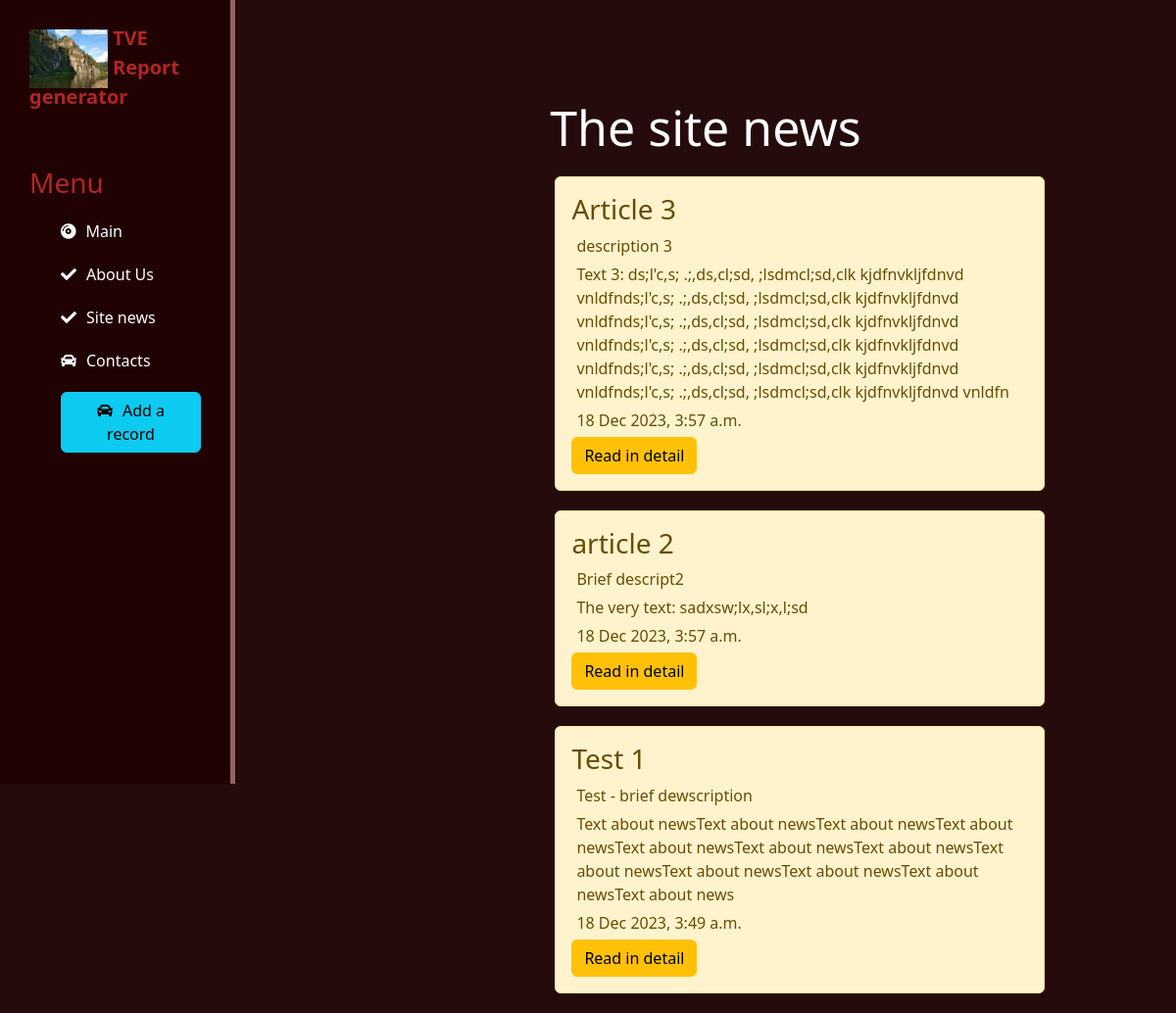
Before: /news/ with the older database file.
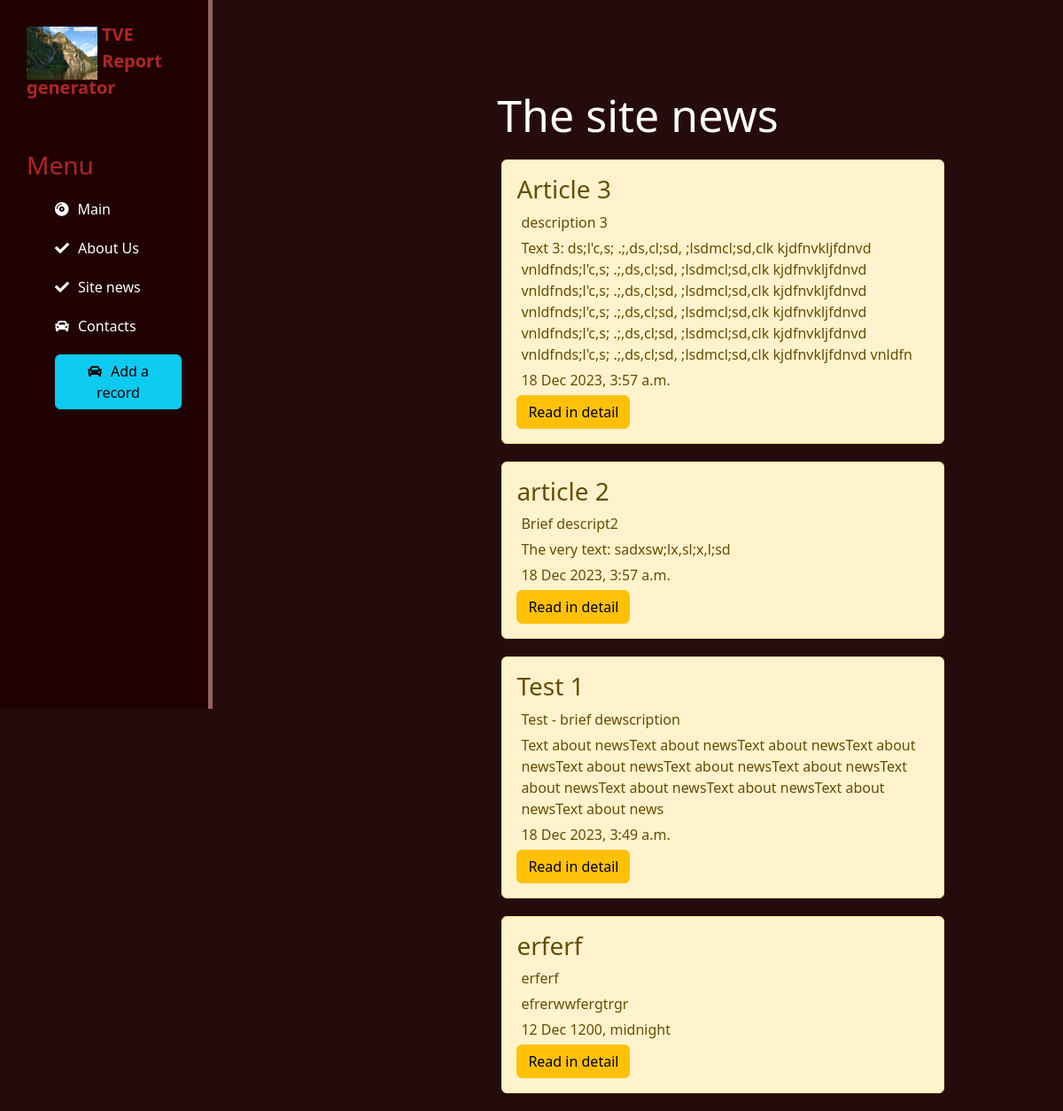
After: the same page with the newer database file.
### news/models.py (models this page shows, shortened)
class Articles(models.Model):
    title = models.CharField('Name', max_length=50)
    brief_desription = models.CharField('Brief Description (Anons)', max_length=250)
    full_text = models.TextField("Article's text")
    date = models.DateTimeField("Article's date")
    class Meta:
        verbose_name = "News table"
        verbose_name_plural = "News tables"

### news/views.py (the view)
# urls.py: path("", views.news_home, name='news_home'),
def news_home (request):
    news = Articles.objects.order_by('-date')
    return render(request,'news/news_home.html', {'news':news})

### news/templates/news/news_home.html (shortened to what this page needs)
{% extends "main_app/layout.html" %}
{% block my_content1 %}
<div class='features'>
   <h1>The site news</h1>
   {% if news %}
    {% for el in news %}
     <div class="alert alert-warning">
     <h3>{{ el.title }}</h3>
     <p> {{ el.brief_desription }}</p>
     <p> {{ el.full_text }}</p>
     <p> {{ el.date }}</p>
     <a href="{% url 'news-detail' el.id %}" class="btn btn-warning"> Read in detail </a>
     </div>
    {% endfor %}
   {% else %}
     <p> You dont have any articles yet. </p>
   {% endif %}
</div>
{% endblock %}

Changed rows visible on the page:
added Articles: title "erferf", brief_desription "erferf", full_text "efrerwwfergtrgr", date "12 Dec 1200, midnight"
